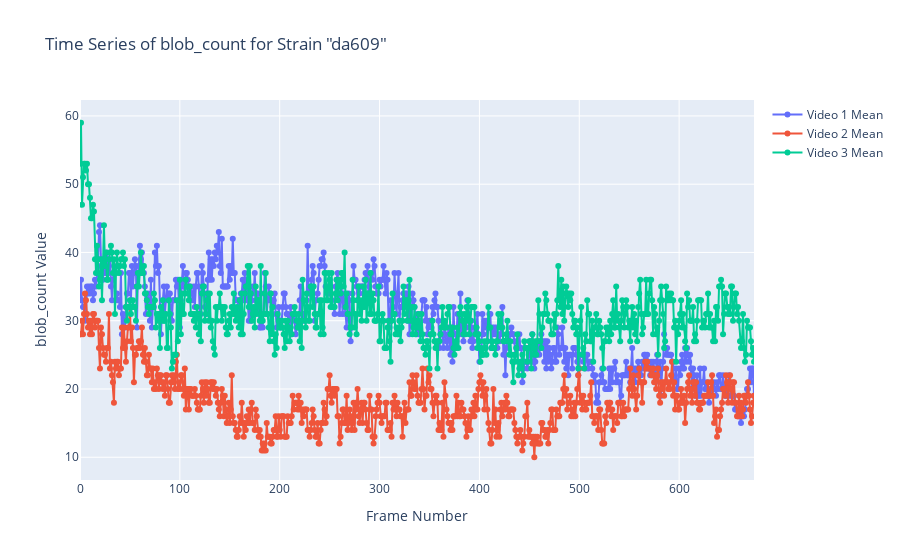

Source (notebook cell):
### Markdown cell above
CHANGE FILL IN ALPHA

### Code cell
import plotly.graph_objects as go
import plotly.express as px  # Import Plotly Express
import numpy as np
import glob
import os
import cv2
from skimage.measure import label, regionprops
import random

def subtract_background_from_video(video_folder, num_background_frames=100):
    """
    Calculates the background for a video by averaging a specified number of frames.
    """
    frame_files = sorted(glob.glob(os.path.join(video_folder, '*.jpg')))
    selected_frames = random.sample(frame_files, min(len(frame_files), num_background_frames))

    # Read and average the selected frames to compute the background
    background_frames = [cv2.imread(f, cv2.IMREAD_GRAYSCALE) for f in selected_frames]
    background = np.mean(background_frames, axis=0).astype(np.uint8)

    return background

def process_videos_in_strain(strain_folder, feature_name, average=True, num_videos=None, threshold_value=30):
    """
    Process a specified number of videos in a strain folder and extract time series of a specific feature.
    Optimized to use a single background frame per video.
    """
    video_features = []
    video_folders = sorted(glob.glob(os.path.join(strain_folder, '*/')))

    if num_videos is not None:
        video_folders = video_folders[:num_videos]

    for video_folder in video_folders:
        frame_statistics = []
        
        # Calculate the background once per video
        background = subtract_background_from_video(video_folder)

        for frame_path in sorted(glob.glob(os.path.join(video_folder, '*.jpg'))):
            frame = read_image(frame_path, cv2.IMREAD_GRAYSCALE)
            subtracted = cv2.absdiff(frame, background)  # Subtract the pre-calculated background
            
            segmented = segment_and_close_areas(subtracted, threshold_value)
            frame_feature_data = calculate_features(segmented, frame_number=0, threshold_value=threshold_value)

            feature_values = [prop[feature_name] for prop in frame_feature_data if feature_name in prop]

            if feature_values:
                frame_stat = {
                    'mean': np.mean(feature_values),
                    'percentile_25': np.percentile(feature_values, 25),
                    'percentile_75': np.percentile(feature_values, 75)
                }
            else:
                frame_stat = {'mean': None, 'percentile_25': None, 'percentile_75': None}

            frame_statistics.append(frame_stat)

        video_features.append(frame_statistics)

    return video_features


def plot_feature_time_series_plotly(strain_folder, feature_name='area', num_videos=None):
    """
    Plot the mean values with shaded areas representing the 25th and 75th percentiles for a specified number of videos.
    """
    time_series_data = process_videos_in_strain(strain_folder, feature_name, average=False, num_videos=num_videos)
    folder_name = os.path.basename(os.path.normpath(strain_folder))

    fig = go.Figure()

    max_length = 0
    colors = px.colors.qualitative.Plotly  # Using Plotly's qualitative color scale for variety

    for i, video_stats in enumerate(time_series_data):
        x_values = list(range(len(video_stats)))
        max_length = max(max_length, len(x_values))

        y_mean = [stat['mean'] for stat in video_stats]
        y_25th = [stat['percentile_25'] for stat in video_stats]
        y_75th = [stat['percentile_75'] for stat in video_stats]

        color = colors[i % len(colors)]  # Cycle through colors

        # fig.add_trace(go.Scatter(x=x_values+x_values[::-1], y=y_75th+y_25th[::-1], fill='toself',
        #                          fillcolor=color.replace(')', ',0.1)').replace('rgb', 'rgba'),
        #                          line=dict(color='rgba(255,255,255,0)'), name=f'Video {i+1} Percentiles', hoverinfo="skip"))

        fig.add_trace(go.Scatter(x=x_values, y=y_mean, mode='lines+markers', name=f'Video {i+1} Mean',
                                 line=dict(color=color), showlegend=True))

    fig.update_layout(title=f'Time Series of {feature_name} for Strain "{folder_name}"',
                      xaxis_title='Frame Number',
                      yaxis_title=f'{feature_name} Value',
                      hovermode='closest',
                      xaxis=dict(range=[0, max_length - 1]))

    fig.show()


strain_folder = '/Volumes/TOSHIBA_EXT/Phenotype_features_collective/Data/ExtractedFrames/da609'
feature_name = 'blob_count'  # Adjust based on available features
num_videos = 3  # For example, to plot the first 3 videos
plot_feature_time_series_plotly(strain_folder, feature_name, num_videos=num_videos)

### Figure 1 — Plotly figure (JSON) as saved in the notebook; plotly's stock layout.template omitted (floating-point values rounded to 4 significant figures; data arrays with more than 128 entries replaced by an {"elided": "..."} marker saying what was removed)
{"data": [{"line": {"color": "#636EFA"}, "mode": "lines+markers", "name": "Video 1 Mean", "showlegend": true, "type": "scatter", "x": {"elided": "676 int values"}, "y": {"elided": "676 int values"}}, {"line": {"color": "#EF553B"}, "mode": "lines+markers", "name": "Video 2 Mean", "showlegend": true, "type": "scatter", "x": {"elided": "676 int values"}, "y": {"elided": "676 int values"}}, {"line": {"color": "#00CC96"}, "mode": "lines+markers", "name": "Video 3 Mean", "showlegend": true, "type": "scatter", "x": {"elided": "676 int values"}, "y": {"elided": "676 int values"}}], "layout": {"hovermode": "closest", "title": {"text": "Time Series of blob_count for Strain \"da609\""}, "xaxis": {"range": [0, 675], "title": {"text": "Frame Number"}}, "yaxis": {"title": {"text": "blob_count Value"}}}}
